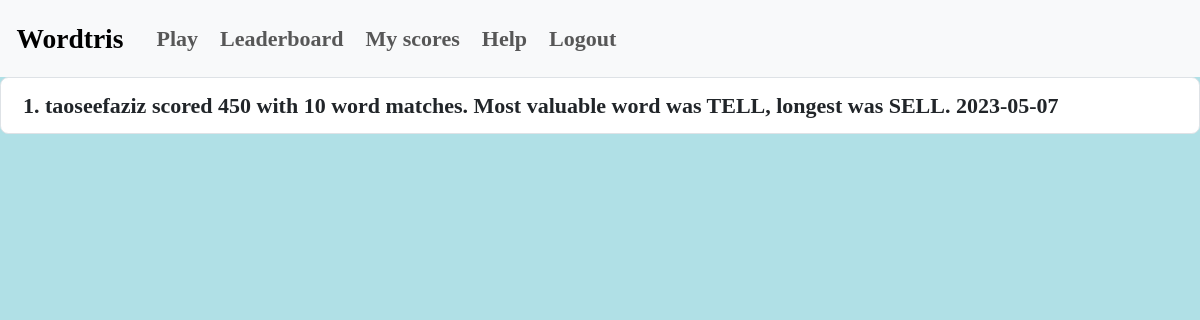
Page /scores (signed in) on the earlier database version.
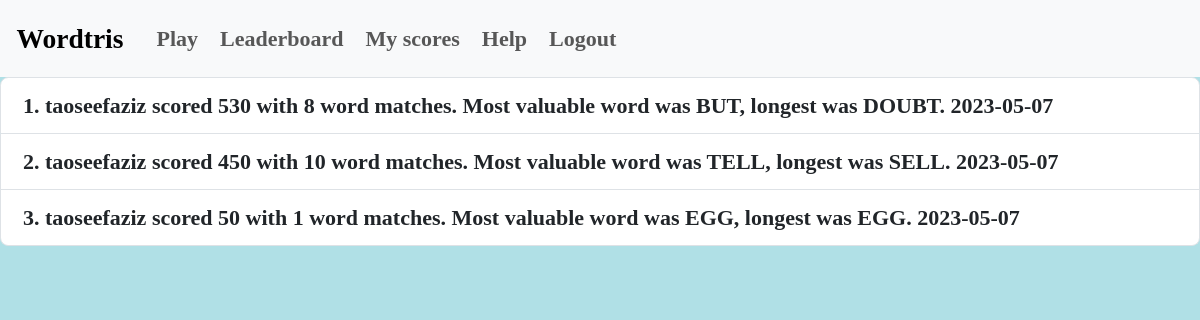
Same page on the later database version.
### game/models.py (models this page shows)
class Game(models.Model):
    score = models.IntegerField()
    words_matched = models.IntegerField(null='True',blank=True)
    longest_word = models.CharField(max_length=10, null='True',blank=True)
    most_valuable_word = models.CharField(max_length=10,null='True', blank=True)
    date_played = models.DateField(default=datetime.date.today,null='True', blank=True)
    player = models.ForeignKey(User, on_delete=models.CASCADE)
    def __str__(self):
        return f"{self.player.username} scored {self.score} with {self.words_matched} word matches. Most valuable word was {self.most_valuable_word}, longest was {self.longest_word}. {self.date_played}"

### game/views.py (the view)
# urls.py: path('scores', views.scores,name='scores'),
def scores(request):
    scoresList = Game.objects.all().order_by('-score')[0:25]
    return render(request, 'game/scores.html', {'scoresList': scoresList, 'num_scores': range(20)})

### game/templates/game/scores.html
{% extends 'game/base.html' %}
{% block content %}
    {% if user and user.is_authenticated %}
            <ul class="list-group list-group-numbered"></ol>
                {% for score in scoresList %}
                        <li class="list-group-item">{{ score }}</li>
                {% endfor %}
            </ul>
    {% else %}
        <center class="container">
            <h1>Login to view scores!</h1>
            <div><a href="{% url 'login' %}">Login here</a></div>
        </center>
    {% endif %}
{% endblock %}

Differences in the rows shown:
added Game: player+score+words_matched "taoseefaziz scored 530 with 8 word matches. Most valuable word was BUT, longest was DOUBT. 2023-05-07"
added Game: player+score+words_matched "taoseefaziz scored 50 with 1 word matches. Most valuable word was EGG, longest was EGG. 2023-05-07"
